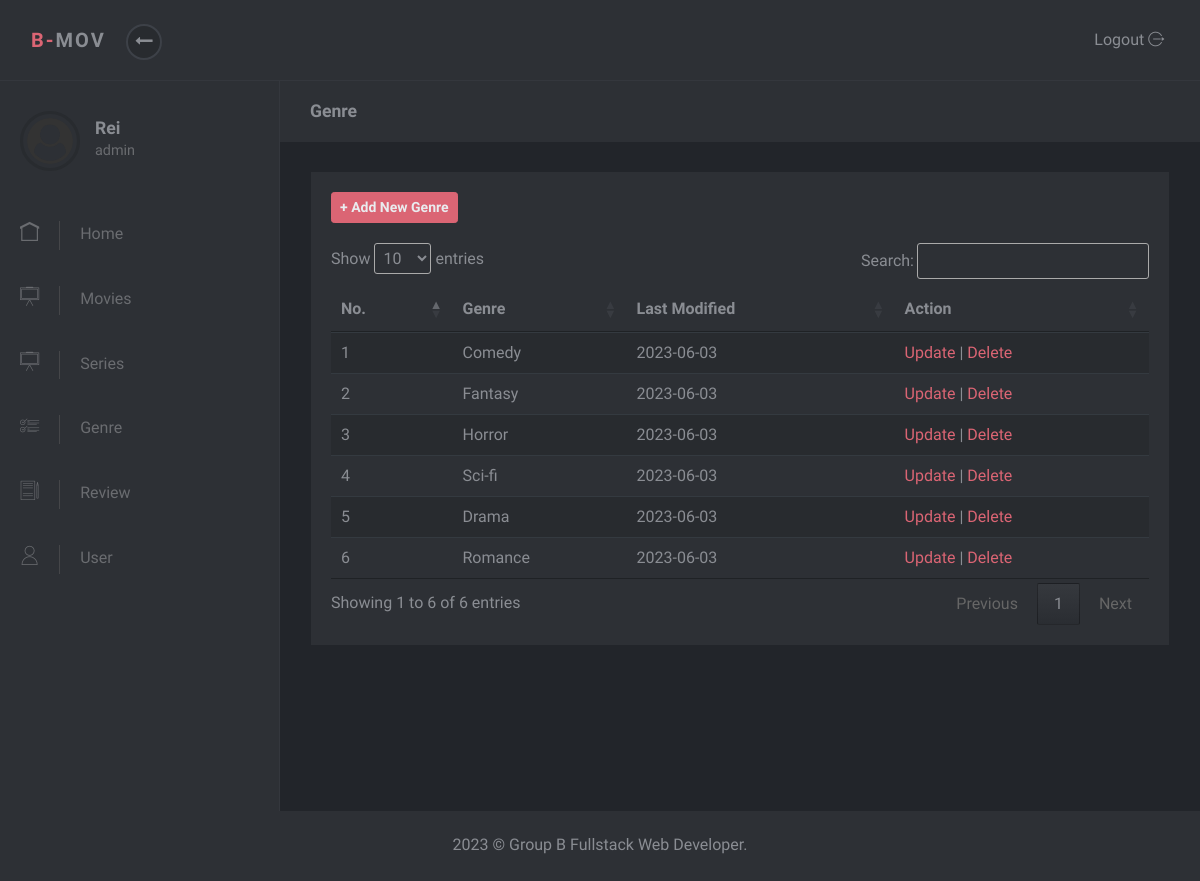
Screenshot of /admin/genre.php (signed in) with the database file from the repository.
### tables this page shows
CREATE TABLE `tb_genre` (
  `id` int(11) NOT NULL,
  `genre` varchar(30) NOT NULL,
  `terakhir_diubah` date NOT NULL
);

### admin/genre.php (the view, shortened to what this page needs)
<?php $page = "Genre";
include 'partials/header.php';
include 'partials/navbar.php';
include 'partials/sidebar.php';
include '../proses/koneksi.php';
$query = mysqli_query($db, 'SELECT * FROM tb_genre');
?>
<div class="page-content">
  <div class="page-header">
    <div class="container-fluid">
      <h2 class="h5 no-margin-bottom"><?= $page ?></h2>
    </div>
  </div>
  <section class="no-padding-top no-padding-bottom">
    <div class="container-fluid">
      <div class="block">
        <div class="title"><a href="tambahgenre.php" class="btn btn-primary btn-sm font-weight-bold text-light">+ Add New Genre</a></div>
        <div class="table-responsive">
          <table class="table table-striped table-hover" id="myTable">
            <thead>
              <tr>
                <th>No.</th>
                <th>Genre</th>
                <th>Last Modified</th>
                <th>Action</th>
              </tr>
            </thead>
            <tbody>
              <?php if(mysqli_num_rows($query) > 0) {?>
                <?php
                  $no = 1;
                  while ($data= mysqli_fetch_array($query)) {
                ?>
                  <tr>
                    <td><?php echo $no?></td>
                    <td><?php echo $data["genre"]?></td>
                    <td><?php echo $data["terakhir_diubah"]?></td>
                    <td>
                      <a href="editgenre.php?id=<?php echo $data["id"]?>">Update</a> |
                      <a href="proses/deletegenre.php?id=<?php echo $data["id"]?>">Delete</a>
                    </td>
                  </tr>
                <?php $no++; }?>
              <?php } ?>
            </tbody>
          </table>
        </div>
      </div>
    </div>
</div>
<?php include 'partials/footer.php' ?>

### admin/assets/css/style.default.css (style rules this page uses)
body { position: relative; }
section { padding: 0 1rem; }
a { -webkit-transition: all 0.3s; transition: all 0.3s; display: inline-block; }
.no-padding-top { padding-top: 0 !important; }
.no-padding-bottom { padding-bottom: 0 !important; }
.no-margin-bottom { margin-bottom: 0 !important; }
.block { padding: 20px; background: #2d3035; color: #8a8d93; margin-bottom: 30px; }
.page-content { position: relative; background: #22252a; min-height: 100vh; width: calc(100% - 280px); padding: 0; padding-bottom: 70px; }
.page-header { padding: 20px 15px; background: #2d3035; color: #8a8d93; margin-bottom: 30px; }
.block .title { margin-bottom: 20px; }
.table { margin-bottom: 0; }
.table td, .table th { border-color: #343a40; }
.table thead th { border: none; }
.table-striped tbody tr { -webkit-transition: all 0.3s; transition: all 0.3s; }
.table-striped tbody tr:nth-of-type(odd) { background-color: #282b2f; }
.btn { font-weight: 400; border: 1px solid transparent; padding: 0.45rem 0.75rem; font-size: 1rem; line-height: 1.5; border-radius: 0.25rem; -webkit-transition: color 0.15s ease-in-out, background-color 0.15s ease-in-out, border-color 0.15s ease-in-out, -webkit-box-shadow 0.15s ease-in-out; transition: color 0.15s ease-in-out, background-color 0.15s ease-in-out, border-color 0.15s ease-in-out, -webkit-box-shadow 0.15s ease-in-out; transition: color 0.15s ease-in-out, background-color 0.15s ease-in-out, border-color 0.15s ease-in-out, box-shadow 0.15s ease-in-out; transition: color 0.15s ease-in-out, background-color 0.15s ease-in-out, border-color 0.15s ease-in-out, box-shadow 0.15s ease-in-out, -webkit-box-shadow 0.15s ease-in-out; }
.btn-primary { color: color-yiq(#DB6574); background-color: #DB6574; border-color: #DB6574; }
.btn-sm { padding: 0.25rem 0.5rem; font-size: 0.875rem; line-height: 1.5; border-radius: 0.2rem; }
body { font-family: "Muli", sans-serif; font-size: 1rem; font-weight: 400; line-height: 1.5; color: #8a8d93; background-color: #fff; }
a { color: #DB6574; text-decoration: none; }
h1, h2, h3, h4, h5, h6, .h1, .h2, .h3, .h4, .h5, .h6 { margin-bottom: 0.5rem; font-family: inherit; font-weight: 700; line-height: 1.2; color: inherit; }
h2, .h2 { font-size: 1.7rem; }
h5, .h5 { font-size: 1.1rem; }
.text-light { color: #e9ecef !important; }

### rows the page displays
tb_genre: genre "Comedy", terakhir_diubah "2023-06-03"
tb_genre: genre "Fantasy", terakhir_diubah "2023-06-03"
tb_genre: genre "Horror", terakhir_diubah "2023-06-03"
tb_genre: genre "Sci-fi", terakhir_diubah "2023-06-03"
tb_genre: genre "Drama", terakhir_diubah "2023-06-03"
tb_genre: genre "Romance", terakhir_diubah "2023-06-03"

### other values shown
$_SESSION['nama'] "Rei"
$_SESSION['role'] "admin"
$page "Genre"
